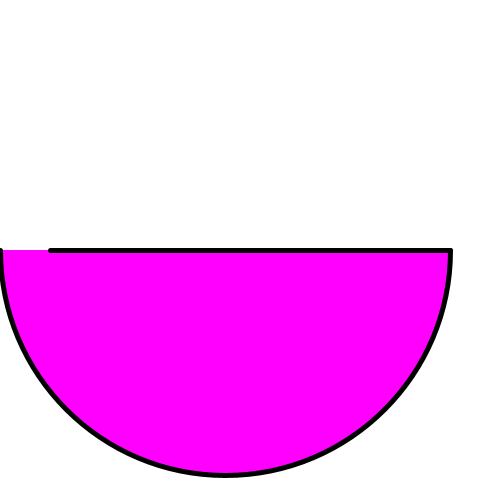
Frame 1 (no input)
Frame 60 (the mouse pressed at the canvas centre just before this capture): identical to frame 1, image omitted
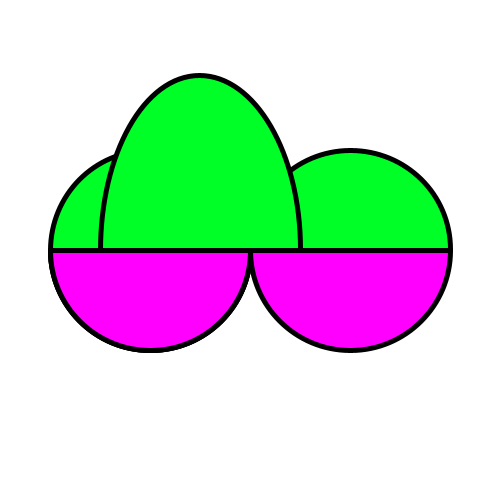
Frame 120 (the mouse held since frame 60 and released just before this capture)

The Processing sketch that drew these frames (run headless with seeded random() and noise(); from frame 60 on, the mouse is pressed at the canvas centre):

// Processing sketch: Arcs
// ── Arcs.pde
float initialX = 50;
float initialY = 250;
float frames = 60;
void setup() {
  size(500, 500);
  frameRate(75);
}

void draw() {
  //frames -= 0.05;
  //frameRate(frames);
  background(255);
  strokeWeight(5);
  fill(0, 255, 38);
  arc(0.5*mouseX + initialX - 25, initialY, (mouseX-50), mouseX-50, radians(180), radians(360));
  if (mouseY >= height/2) {
    fill(255, 0, 255);
    arc(0.5*mouseX + initialX - 25, initialY, (mouseX-50), mouseX-50, radians(0), radians(180));
  }
  //arc((450-(mouseX-50)) + 0.5*(mouseX-50), initialY, 50, 500-(mouseX+50), radians(0), radians(180));
  fill(255, 0, 255);
  arc(initialX*0.5+250+0.5*(mouseX-100), initialY, 400-(mouseX-50), 500-(mouseX+50), radians(0), radians(180));
  if (mouseY >= height/2) {
    fill(0, 255, 38);
    arc(initialX*0.5+250+0.5*(mouseX-100), initialY, 400-(mouseX-50), 500-(mouseX+50), radians(180), radians(360));
    fill(255, 0, 255);
    arc(0.5*mouseX + initialX - 25, initialY, (mouseX-50), mouseX-50, radians(0), radians(180));
  }
  
  if (mousePressed == true) {
    //boven
    fill(0, 255, 38);
    arc(500-(mouseX+50), initialY, 400-(mouseX-50), (initialX*0.5+250+0.5*(mouseX-100)), radians(180), radians(360));
    //beneden
    fill(255, 0, 255);
    arc(0.5*mouseX + initialX - 25, initialY, (mouseX-50), mouseX-50, radians(0), radians(180));
  }
  line(initialX, initialY, width-initialX, initialY);
}
